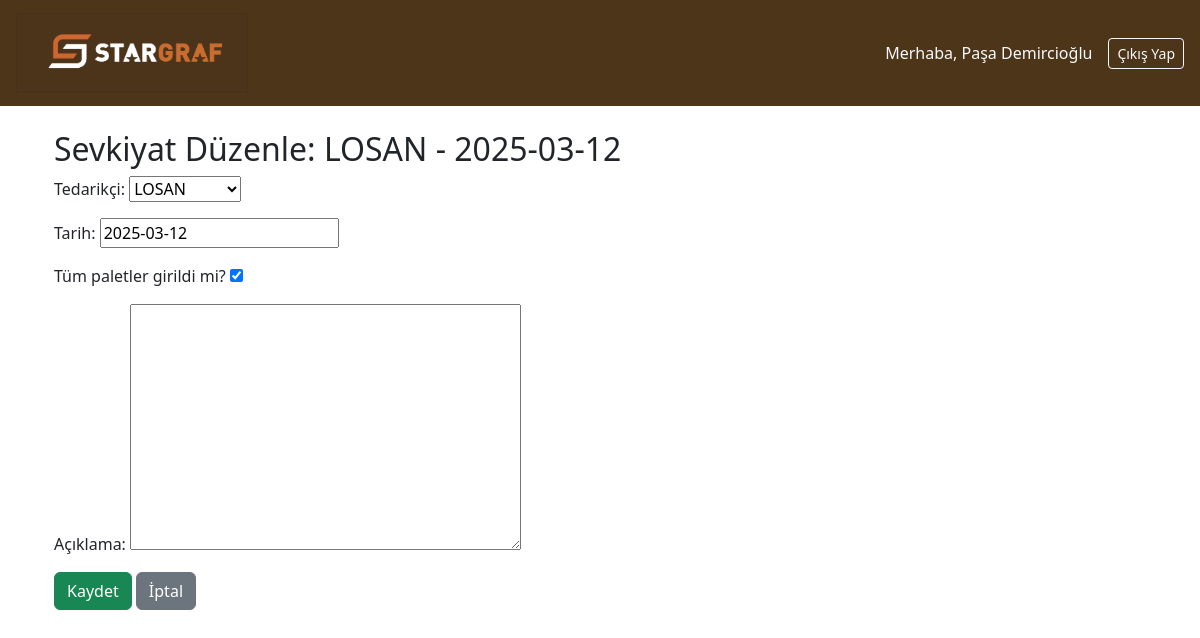
The page /shipments/edit/6/ (signed in) on the database its author committed.
### core/models.py (models this page shows, shortened)
class Shipment(models.Model):
    supplier = models.ForeignKey(Supplier, on_delete=models.CASCADE, related_name="shipments", verbose_name="Tedarikçi")
    date = models.DateField(verbose_name="Tarih")
    note = models.TextField(blank=True, null=True, verbose_name="Açıklama")
    created_by = models.ForeignKey(User, on_delete=models.SET_NULL, null=True, related_name="created_shipments")
    created_at = models.DateTimeField(auto_now_add=True)
    updated_by = models.ForeignKey(User, on_delete=models.SET_NULL, null=True, related_name="updated_shipments")
    updated_at = models.DateTimeField(auto_now=True)
    is_filled = models.BooleanField(default=False, verbose_name="Tüm paletler girildi mi?")

### core/views.py (the view, shortened to what this page needs)
# urls.py: path("shipments/edit/<int:pk>/", ShipmentUpdateView.as_view(), name="shipment_edit"),
class ShipmentUpdateView(LoginRequiredMixin, UpdateView):
    model = Shipment
    fields = ["supplier", "date", "is_filled", "note"]
    template_name = "core/shipment_form.html"
    success_url = reverse_lazy("shipment_list")
    def get_context_data(self, **kwargs):
        context = super().get_context_data(**kwargs)
        context['title'] = f"Sevkiyat Düzenle: {self.object.supplier.name} - {self.object.date}"
        return context

### core/models.py (called while the page is built)
    def __str__(self):
        return self.name

### core/templates/core/shipment_form.html (shortened to what this page needs)
{% extends "base.html" %}
{% block content %}
  <div class="container mt-4">
    <h2>{{ title }}</h2>
    <form method="post">
      {{ form.as_p }}
      <button type="submit" class="btn btn-success">Kaydet</button>
      <a href="{% url 'shipment_list' %}" class="btn btn-secondary">İptal</a>
    </form>
  </div>
{% endblock %}

### core/templates/base.html (shortened to what this page needs)
<!DOCTYPE html>
<html lang="tr">
{% load static %}
<head>
    <link rel="stylesheet" href="https://cdn.jsdelivr.net/npm/bootstrap@5.3.3/dist/css/bootstrap.min.css">
</head>
<body>
    <nav class="navbar navbar-expand-lg px-3" style="background-color: rgb(77, 53, 26);">
        <a class="navbar-brand" href="/">
            <img src="{% static 'img/LOGO.png' %}" alt="Logo" height="80">
        </a>
        <div class="ms-auto d-flex align-items-center">
          {% if user.is_authenticated %}
            <span class="text-light me-3">
              Merhaba, {{ user.first_name }} {{ user.last_name }}
            </span>
            <a href="{% url 'logout' %}" class="btn btn-outline-light btn-sm">Çıkış Yap</a>
          {% else %}
            <a href="{% url 'login' %}" class="btn btn-light btn-sm">Giriş Yap</a>
          {% endif %}
        </div>
    </nav>
    <main class="container mt-4">
        {% block content %}
        {% endblock %}
    </main>
</body>
</html>

### rows shown on the page
Shipment: supplier "LOSAN", date "2025-03-12", is_filled "☑"

### other values the page prints
{{ user.first_name }} "Paşa"
{{ user.last_name }} "Demircioğlu"
{{ title }} "Sevkiyat Düzenle: LOSAN - 2025-03-12"
